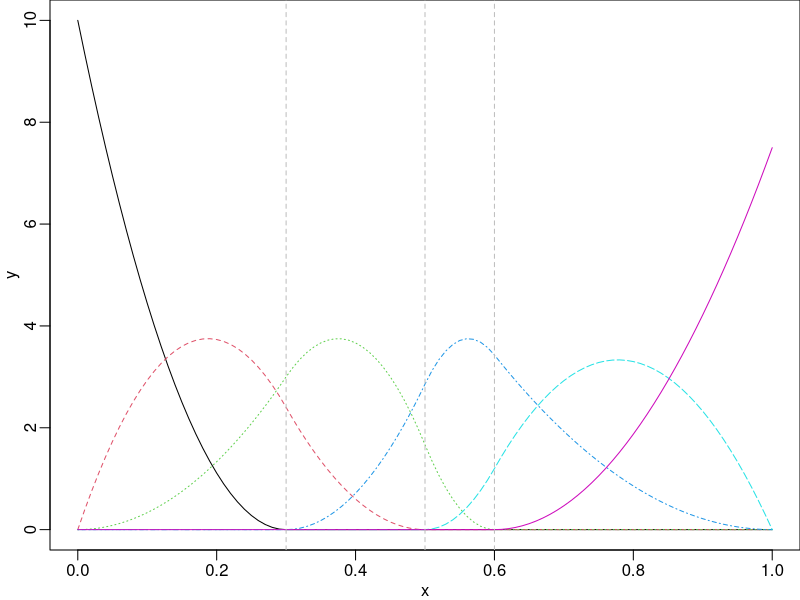
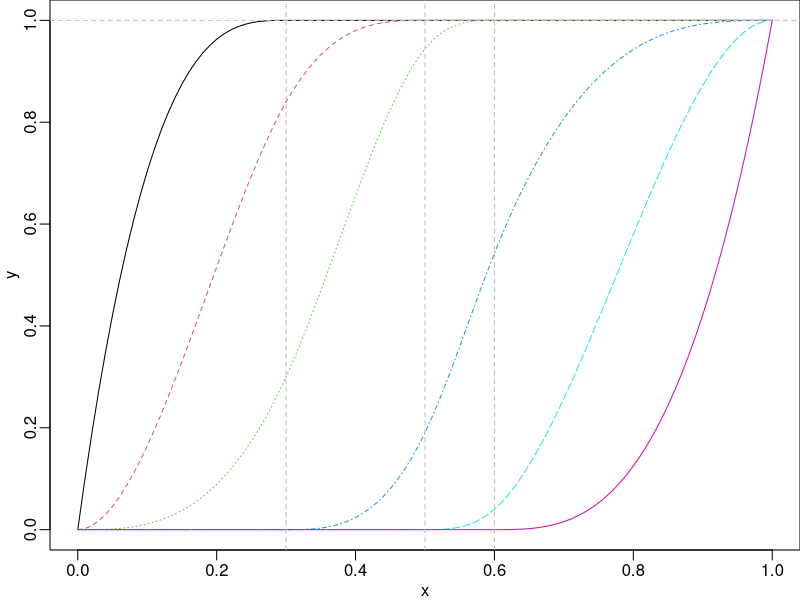
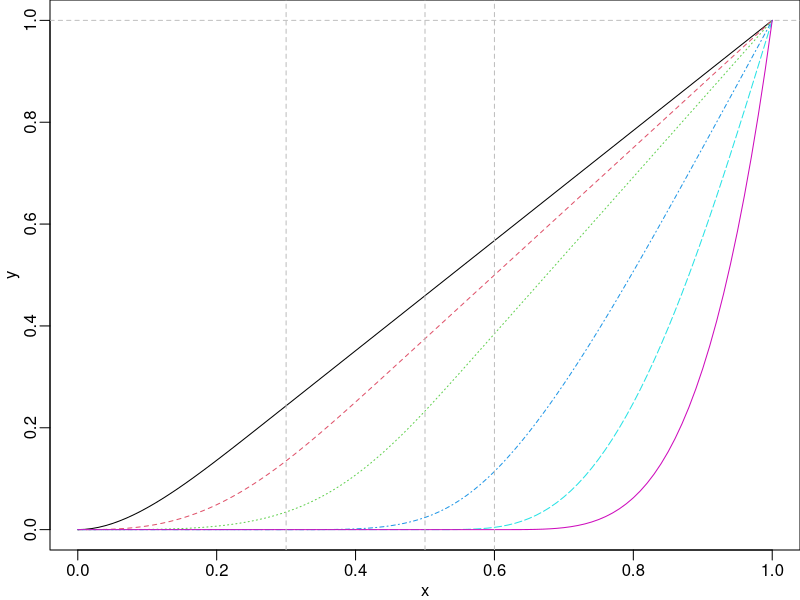
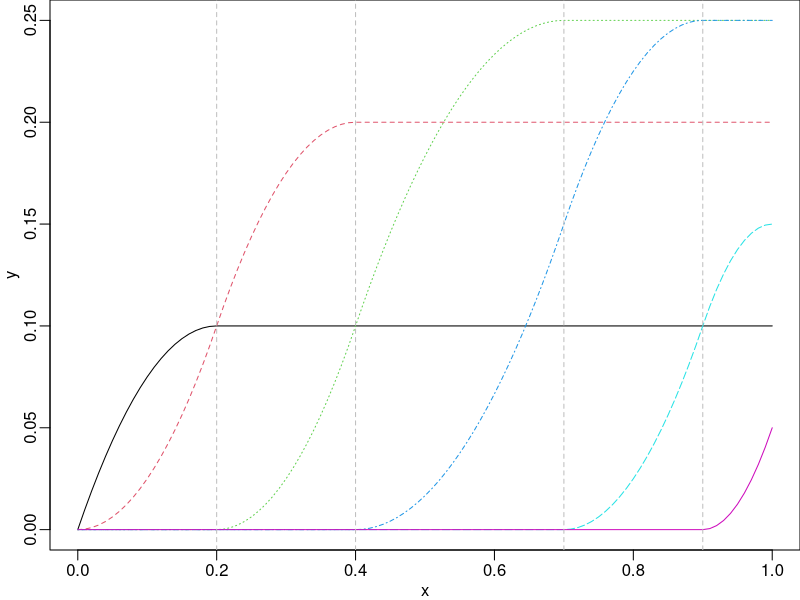

Generate these figures, in order, with R: (Note: this script raises an error after producing the figures.)
## ---- chunk 1
library(splines2)
knots <- c(0.3, 0.5, 0.6)
x <- seq(0, 1, 0.01)
msOut <- mSpline(x, knots = knots, degree = 2, intercept = TRUE) # M-splines
library(graphics) # attach graphics just in case for plots
par(mar = c(2.5, 2.5, 0, 0), mgp = c(1.5, 0.5, 0))
matplot(x, msOut, type = "l", ylab = "y")
abline(v = knots, lty = 2, col = "gray") # mark internal knots
## ---- chunk 2
isOut <- iSpline(x, knots = knots, degree = 2, intercept = TRUE) # I-splines
par(mar = c(2.5, 2.5, 0, 0), mgp = c(1.5, 0.5, 0))
matplot(x, isOut, type = "l", ylab = "y")
abline(h = 1, v = knots, lty = 2, col = "gray")
## ---- chunk 3
all.equal(msOut, attr(isOut, "msMat")) # 'msMat' attribute for M-splines
## ---- chunk 4
csOut1 <- cSpline(x, knots = knots, degree = 2, intercept = TRUE)
par(mar = c(2.5, 2.5, 0, 0), mgp = c(1.5, 0.5, 0))
matplot(x, csOut1, type = "l", ylab = "y")
abline(h = 1, v = knots, lty = 2, col = "gray")
## ---- chunk 5
knots <- c(0.2, 0.4, 0.7, 0.9)
ibsOut <- ibs(x, knots = knots, degree = 1, intercept = TRUE)
par(mar = c(2.5, 2.5, 0, 0), mgp = c(1.5, 0.5, 0))
matplot(x, ibsOut, type = "l", ylab = "y")
abline(v = knots, lty = 2, col = "gray")
## ---- chunk 6
matplot(x, attr(ibsOut, "bsMat"), type = "l", ylab = "y")
abline(v = knots, lty = 2, col = "gray")
